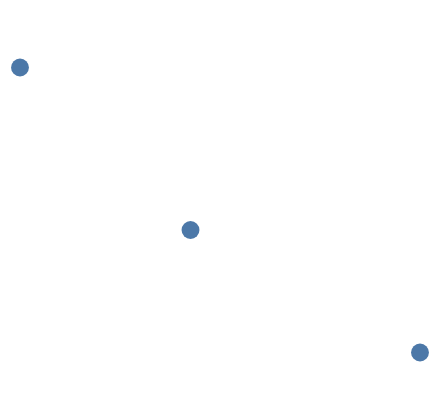

Vega-Lite specification for this chart:
### Vega specification from a JSON file in a GitHub repository (floating-point values rounded to 4 significant figures)
{"$schema": "https://vega.github.io/schema/vega/v6.json", "description": "A composite projection fitted to a geojson signal published by the same dataset that reads it back through geopoint — what Vega-Lite emits for any United States lon/lat chart. The fit has to reach albersUsa, and the geojson transform has to publish before the projection is built and after it the geopoint runs.", "width": 200, "height": 200, "padding": 5, "data": [{"name": "source_0", "values": [{"lon": -100, "lat": 40}, {"lon": -80, "lat": 30}, {"lon": -120, "lat": 50}]}, {"name": "data_0", "source": "source_0", "transform": [{"type": "geojson", "fields": ["lon", "lat"], "signal": "geojson_0"}, {"type": "geopoint", "projection": "projection", "fields": ["lon", "lat"], "as": ["x", "y"]}]}], "projections": [{"name": "projection", "type": "albersUsa", "fit": {"signal": "geojson_0"}, "size": [200, 200]}], "marks": [{"type": "symbol", "from": {"data": "data_0"}, "encode": {"enter": {"x": {"field": "x"}, "y": {"field": "y"}, "size": {"value": 80}}}}]}
